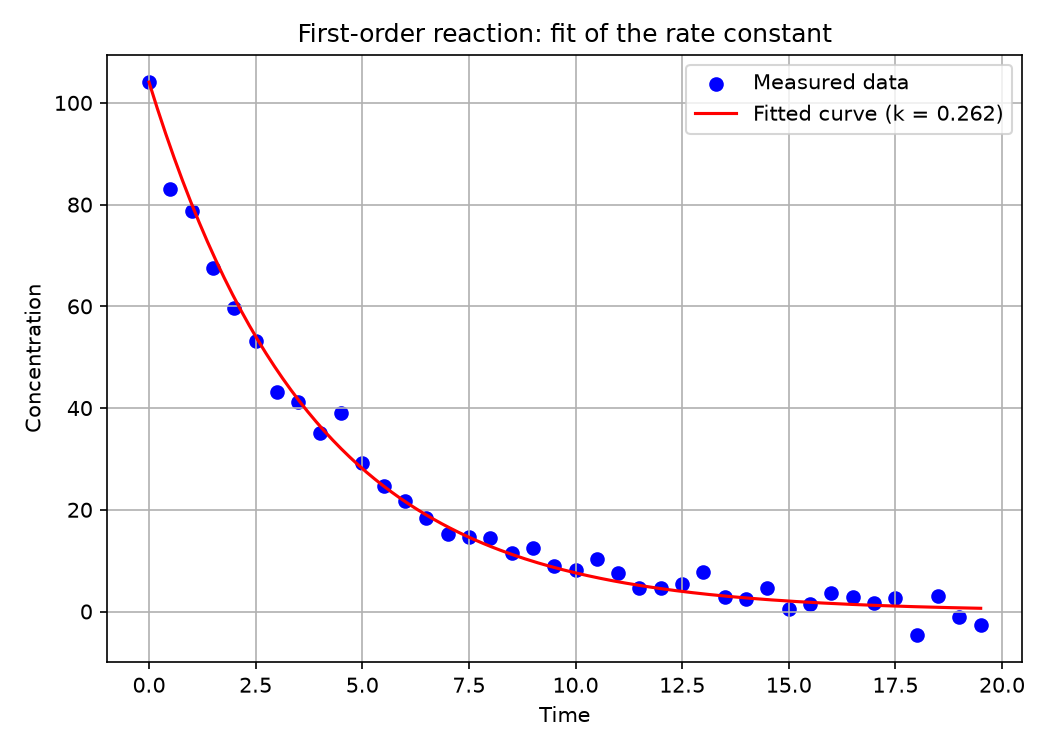

Here is the Python script that generated this plot:
"""
PW2 Lab B Part 3 -- fit a reaction's rate constant to measured data.

A first-order reaction decays as  C(t) = C0 * exp(-k*t).  You have noisy
concentration-vs-time measurements; find the k that best matches them.
Complete the TODOs. Run:  python kinetics.py
"""
import numpy as np
import matplotlib.pyplot as plt
from scipy.optimize import minimize

# TODO 1: read kinetics.csv (columns time, concentration) into arrays t, C.
#         Set C0 = the first concentration.

# TODO 2: write total_error(k) = sum of (measured - C0*exp(-k*t))^2.
#         This is the "how bad" number: small when the model matches the data.

# TODO 3: minimise total_error with scipy.optimize.minimize (method "SLSQP",
#         bounds [(0, 5)], start x0=0.5). Print the fitted k.

# TODO 4: plot the measured data (points) and your fitted curve (line) together.
#         Save as kinetics.png.

# TODO 1: read the data
data = np.loadtxt("kinetics.csv", delimiter=",", skiprows=1)
t = data[:, 0]
C = data[:, 1]
C0 = C[0]


# TODO 2: total error for a given k
def total_error(k):
    model = C0 * np.exp(-k * t)
    return np.sum((C - model) ** 2)


# TODO 3: minimise the error
res = minimize(total_error, x0=0.5, method="SLSQP", bounds=[(0, 5)])
k_fit = res.x[0]
print("Fitted k:", k_fit)


# TODO 4: plot the data and the fitted curve
t_fine = np.linspace(t.min(), t.max(), 200)
plt.figure(figsize=(7, 5))
plt.scatter(t, C, color="blue", label="Measured data")
plt.plot(t_fine, C0 * np.exp(-k_fit * t_fine), color="red",
         label=f"Fitted curve (k = {k_fit:.3f})")
plt.xlabel("Time")
plt.ylabel("Concentration")
plt.title("First-order reaction: fit of the rate constant")
plt.legend()
plt.grid(True)
plt.tight_layout()
plt.savefig("kinetics.png", dpi=150)
